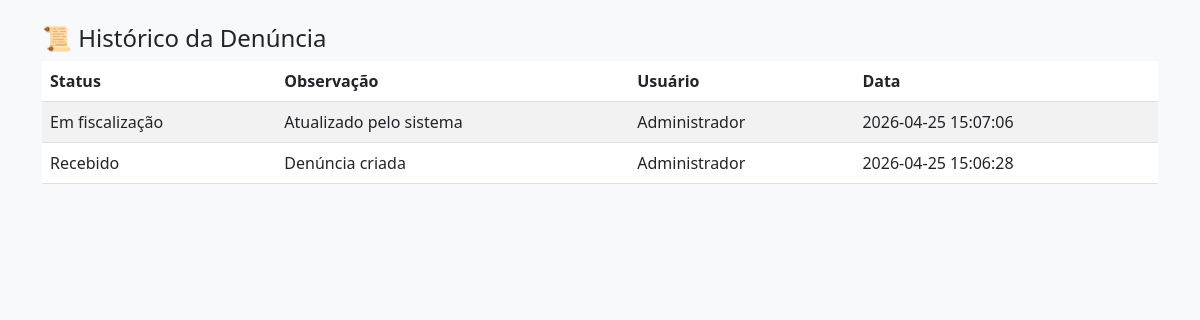
The page /historico/1 (signed in) on the database as committed earlier.
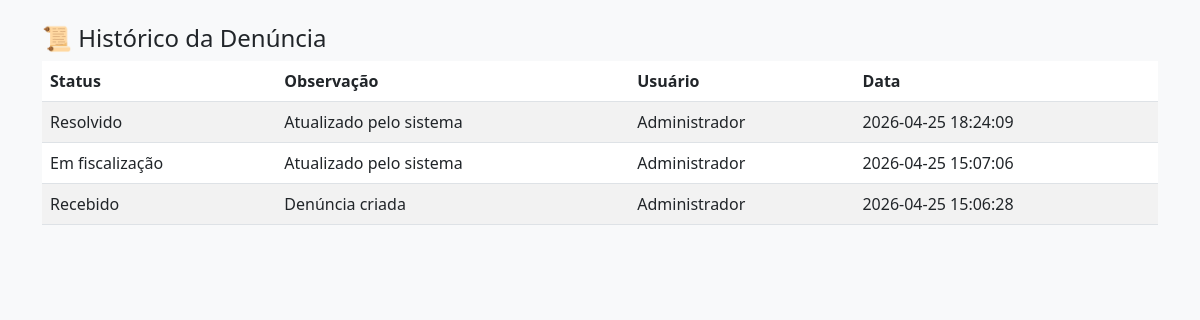
The same page on the database as committed later.
### tables this page shows
CREATE TABLE historico (
    id INTEGER PRIMARY KEY AUTOINCREMENT,
    denuncia_id INTEGER,
    status TEXT,
    observacao TEXT,
    usuario TEXT,
    data TIMESTAMP DEFAULT CURRENT_TIMESTAMP,
    FOREIGN KEY (denuncia_id) REFERENCES denuncias(id)
);

### app.py (the view)
@app.route('/historico/<int:id>')
def historico(id):
    if not session.get('logado'):
        return redirect('/login')
    conn = conectar()
    cursor = conn.cursor()
    cursor.execute("""
        SELECT status, observacao, usuario, data
        FROM historico
        WHERE denuncia_id=?
        ORDER BY data DESC
    """, (id,))
    dados = cursor.fetchall()
    conn.close()
    return render_template('historico.html', dados=dados)

### database.py (called while the page is built)
def conectar():
    return sqlite3.connect(os.path.join(BASE_DIR, 'banco.db'))

### templates/historico.html (shortened to what this page needs)
<!DOCTYPE html>
<html>
<head>
    <link href="https://cdn.jsdelivr.net/npm/bootstrap@5.3.0/dist/css/bootstrap.min.css" rel="stylesheet">
</head>
<body class="bg-light">
<div class="container py-4">
    <h4>📜 Histórico da Denúncia</h4>
    <table class="table table-striped">
        <thead>
            <tr>
                <th>Status</th>
                <th>Observação</th>
                <th>Usuário</th>
                <th>Data</th>
            </tr>
        </thead>
        <tbody>
            {% for h in dados %}
            <tr>
                <td>{{ h[0] }}</td>
                <td>{{ h[1] }}</td>
                <td>{{ h[2] }}</td>
                <td>{{ h[3] }}</td>
            </tr>
            {% endfor %}
        </tbody>
    </table>
</div>
</body>
</html>

Rows that differ between the two databases and show on the page:
added historico: status "Resolvido", observacao "Atualizado pelo sistema", usuario "Administrador", data "2026-04-25 18:24:09"
